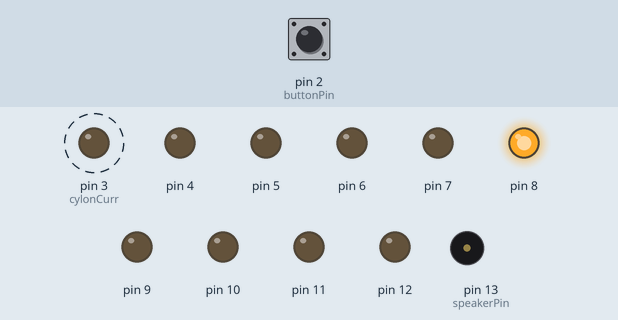
A sketch run on a simulated Arduino Uno, built with avr-gcc and run on an emulated ATmega328P. Shown: output pins drawn as LEDs (lit = HIGH), buzzer (waves = sounding). Dashed ring = blinking. Inputs (shaded band) come from the test bench; at power-on: pin 2 (buttonPin) LOW.

Above: at 1.2 s.
1.3 s: pin 2 (buttonPin) pulled HIGH for 0.15 s
At 3.7 s:
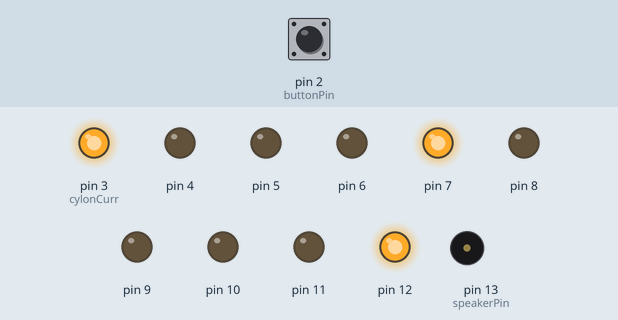
4.4 s: pin 2 (buttonPin) pulled HIGH for 1 s
At 5.1 s:
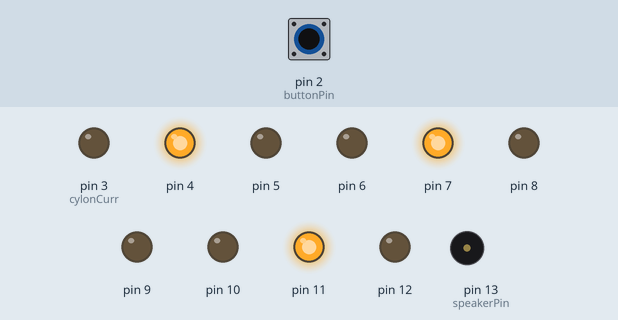
8.4 s: pin 2 (buttonPin) pulled HIGH for 0.15 s
At 9.6 s:
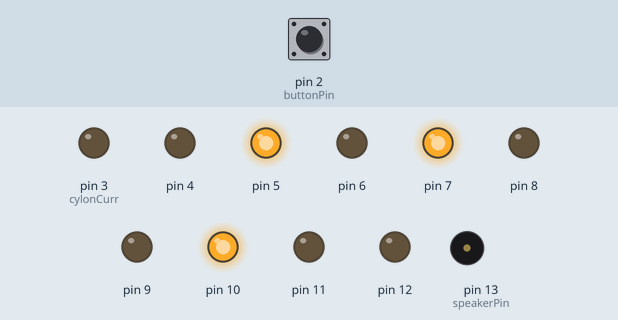
11.5 s: pin 2 (buttonPin) pulled HIGH for 3.2 s
At 12.9 s:
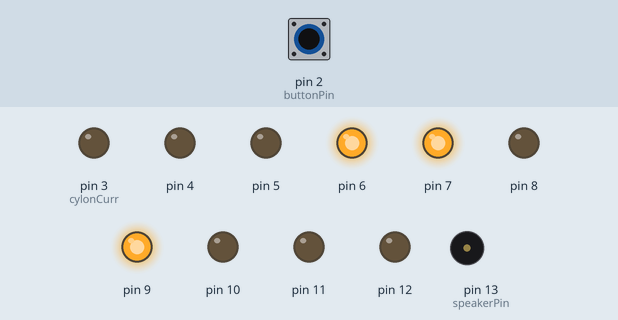
Timing chart, 0 to 22.9 s (numbered marks = the images above; inputs shaded):
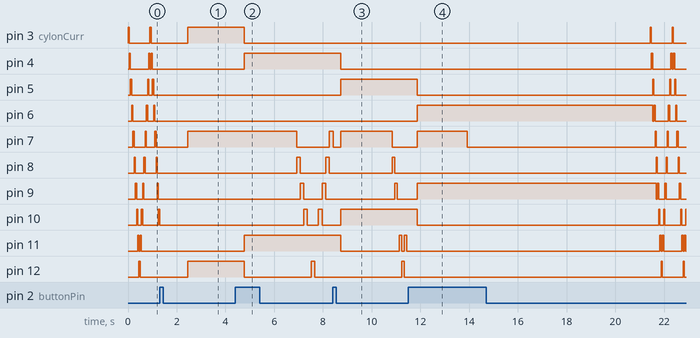

Measured:
- after the input at 1.3 s, pin 4–6, pin 8, pin 9, pin 11: stops changing and stays LOW; pin 10: goes on until 1.3 s, then stays LOW; tone on pin 13 (speakerPin): plays 247 Hz for 0.13 s, 262 Hz for 0.13 s, 294 Hz for 0.13 s, 330 Hz for 0.50 s, starting at once
- after the input at 4.4 s, pin 3 (cylonCurr): HIGH → LOW after 0.37 s; pin 5, pin 6: stops changing and stays LOW; pin 12: HIGH → LOW after 0.37 s, → HIGH 2.8 s later, → LOW 0.15 s later
- after the input at 8.4 s, pin 3 (cylonCurr): stays LOW (without the input it goes to HIGH after 0.47 s); pin 4: HIGH → LOW after 0.34 s; pin 6: stops changing and stays LOW; pin 11: goes LOW 2.4 s, HIGH 0.10 s, LOW 0.10 s, HIGH 0.10 s, then LOW, starting after 0.34 s
- after the input at 11.5 s, pin 3 (cylonCurr): alternates HIGH for 0.05 s and LOW for 0.85 s, starting after 9.9 s; pin 5: goes LOW 9.7 s, HIGH 0.05 s, LOW 0.65 s, HIGH 0.05 s, LOW 0.15 s, HIGH 0.05 s, then LOW, starting after 0.37 s; pin 12: alternates HIGH for 0.05 s and LOW for 0.85 s, starting after 10.4 s
- by itself, pin 11: alternates HIGH for 0.05 s and LOW for 0.05 s, 4 changes in all, then stays LOW

The sketch:

CylonGame.ino
```cpp
#include "pitches.h"

// Mario flag song
int winMelody[] = {
  NOTE_G3, NOTE_C4, NOTE_E4, NOTE_G4, NOTE_C5, NOTE_E5, NOTE_G5, NOTE_E5,
  NOTE_GS3, NOTE_C4, NOTE_DS4, NOTE_GS4, NOTE_C5, NOTE_DS5, NOTE_GS5, NOTE_DS5,
  NOTE_AS3, NOTE_D4, NOTE_F4, NOTE_AS4, NOTE_D5, NOTE_F5, NOTE_AS5, NOTE_AS5, NOTE_AS5, NOTE_AS5, NOTE_C6, 0
};

// Durations of Mario flag song
int winDurations[] = {
  8, 8, 8, 8, 8, 8, 3, 3,
  8, 8, 8, 8, 8, 8, 3, 3,
  8, 8, 8, 8, 8, 8, 3, 8, 8, 8, 1, 2
};

// Up level music
int upLevelMelody[] = {
  NOTE_F4, NOTE_G4
};
int upLevelDurations[] = {
  8, 8
};

// Beginning music
int beginMelody[] = {
  NOTE_B3, NOTE_C4, NOTE_D4, NOTE_E4, NOTE_F4
};
int beginDurations[] = {
  8, 8, 8, 2
};

// Losing music
int loseMelody[] = {
  NOTE_AS3, NOTE_A3, NOTE_GS3, NOTE_G3, 0
};
int loseDurations[] = {
  4, 4, 4, 1, 2
};

// gameState
// 0 = starting position
// 1 = game running
// 2 = game won
// 3 = game lost
int gameState = 0;

const int speakerPin = 13;
const int buttonPin = 2;
int buttonState = 0;

const int cylonStart = 7;
const int cylonStartDir = 1;
const int highest = 12;
const int lowest = 3;
int cylonCurr = 3;
int cylonDir = 1;
int cylonSpeed = 50;
int level = 0;
int lowLimit = 2;
int highLimit = 13;

void setup() {
  pinMode(buttonPin, INPUT);
  pinMode(3, OUTPUT);
  pinMode(4, OUTPUT);
  pinMode(5, OUTPUT);
  pinMode(6, OUTPUT);
  pinMode(7, OUTPUT);
  pinMode(8, OUTPUT);
  pinMode(9, OUTPUT);
  pinMode(10, OUTPUT);
  pinMode(11, OUTPUT);
  pinMode(12, OUTPUT);
}

void loop() {
  switch(gameState) {
     case 0: // Starting position
       moveCylon();

       // Read button state
       buttonState = getButtonState();
       if (buttonState == HIGH) {
         gameState = 1;
         lowLimit = 2;
         highLimit = 13;
         cylonSpeed = 250;
         playMusic(1, 5);
         raiseLevel();
       }
       break;
     case 1: // Game running
       buttonState = getButtonState();
       if (buttonState == HIGH && cylonCurr < highLimit && cylonCurr > lowLimit && isGameWon()) {
         gameState = 2;
       } else if (buttonState == HIGH && cylonCurr < highLimit && cylonCurr > lowLimit) {
         playMusic(4, 2);
         raiseLevel();
       } else if (buttonState == HIGH && (cylonCurr >= highLimit || cylonCurr <= lowLimit)) {
         gameState = 3;
       } else {
         gameState = 1;
       }

       if (gameState == 1) {
         moveCylon();

         digitalWrite(lowLimit, HIGH);
         digitalWrite(highLimit, HIGH);
       }
       break;
     case 2: // Game won
       playMusic(2, 28);
       gameState = 0;
       resetVariables();
       break;
     case 3: // Game lost
       playMusic(3, 5);
       gameState = 0;
       resetVariables();
       break;
  }
}

void playMusic(int toPlay, int sizeOfArray) {
  int *melodyArr;
  int *durationArr;
  switch (toPlay) {
    case 1:
      melodyArr = beginMelody;
      durationArr = beginDurations;
      break;
    case 2:
      melodyArr = winMelody;
      durationArr = winDurations;
      break;
    case 3:
      melodyArr = loseMelody;
      durationArr = loseDurations;
      break;
    case 4:
      melodyArr = upLevelMelody;
      durationArr = upLevelDurations;
  }
  for (int currNote = 0; currNote < sizeOfArray; currNote++) {
    int noteDuration = 1000 / durationArr[currNote];
    tone(speakerPin, melodyArr[currNote], noteDuration);
    int pauseBetweenNotes = noteDuration * 1.30;
    delay(pauseBetweenNotes);
    noTone(speakerPin);
  }
}

int getButtonState() {
  return digitalRead(buttonPin);
}

boolean isGameWon() {
  return (level == 4);
}

void moveCylon() {
   digitalWrite(cylonCurr, HIGH);
   if (cylonCurr == highest) {
     cylonDir = -1;
     if (gameState == 1) tone(speakerPin, NOTE_C3, 50);
   }
   else if (cylonCurr == lowest) {
     cylonDir = 1;
     if (gameState == 1) tone(speakerPin, NOTE_C3, 50);
   }
   cylonCurr += cylonDir;
   delay(cylonSpeed);
   digitalWrite(cylonCurr - 1, LOW);
   digitalWrite(cylonCurr + 1, LOW);
}

void raiseLevel() {
  lowLimit++;
  highLimit--;
  level++;
  cylonCurr = cylonStart;
  cylonDir = cylonStartDir;
  cylonSpeed -= 50;
  digitalWrite(lowLimit - 1, LOW);
  digitalWrite(highLimit + 1, LOW);
  digitalWrite(lowLimit, HIGH);
  digitalWrite(highLimit, HIGH);
  digitalWrite(cylonCurr, HIGH);
  delay(2000);
}

void resetVariables() {
  cylonCurr = 3;
  cylonDir = 1;
  cylonSpeed = 50;
  level = 0;
  lowLimit = 2;
  highLimit = 13;
}
```

pitches.h
```cpp
/*************************************************
 * Public Constants
 * Taken from http://arduino.cc/en/Tutorial/Tone
 *************************************************/

#define NOTE_B0  31
#define NOTE_C1  33
#define NOTE_CS1 35
#define NOTE_D1  37
#define NOTE_DS1 39
#define NOTE_E1  41
#define NOTE_F1  44
#define NOTE_FS1 46
#define NOTE_G1  49
#define NOTE_GS1 52
#define NOTE_A1  55
#define NOTE_AS1 58
#define NOTE_B1  62
#define NOTE_C2  65
#define NOTE_CS2 69
#define NOTE_D2  73
#define NOTE_DS2 78
#define NOTE_E2  82
#define NOTE_F2  87
#define NOTE_FS2 93
#define NOTE_G2  98
#define NOTE_GS2 104
#define NOTE_A2  110
#define NOTE_AS2 117
#define NOTE_B2  123
#define NOTE_C3  131
#define NOTE_CS3 139
#define NOTE_D3  147
#define NOTE_DS3 156
#define NOTE_E3  165
#define NOTE_F3  175
#define NOTE_FS3 185
#define NOTE_G3  196
#define NOTE_GS3 208
#define NOTE_A3  220
#define NOTE_AS3 233
#define NOTE_B3  247
#define NOTE_C4  262
#define NOTE_CS4 277
#define NOTE_D4  294
#define NOTE_DS4 311
#define NOTE_E4  330
#define NOTE_F4  349
#define NOTE_FS4 370
#define NOTE_G4  392
#define NOTE_GS4 415
#define NOTE_A4  440
#define NOTE_AS4 466
#define NOTE_B4  494
#define NOTE_C5  523
#define NOTE_CS5 554
#define NOTE_D5  587
#define NOTE_DS5 622
#define NOTE_E5  659
#define NOTE_F5  698
#define NOTE_FS5 740
#define NOTE_G5  784
#define NOTE_GS5 831
#define NOTE_A5  880
#define NOTE_AS5 932
#define NOTE_B5  988
#define NOTE_C6  1047
#define NOTE_CS6 1109
#define NOTE_D6  1175
#define NOTE_DS6 1245
#define NOTE_E6  1319
#define NOTE_F6  1397
#define NOTE_FS6 1480
#define NOTE_G6  1568
#define NOTE_GS6 1661
#define NOTE_A6  1760
#define NOTE_AS6 1865
#define NOTE_B6  1976
#define NOTE_C7  2093
#define NOTE_CS7 2217
#define NOTE_D7  2349
#define NOTE_DS7 2489
#define NOTE_E7  2637
#define NOTE_F7  2794
#define NOTE_FS7 2960
#define NOTE_G7  3136
#define NOTE_GS7 3322
#define NOTE_A7  3520
#define NOTE_AS7 3729
#define NOTE_B7  3951
#define NOTE_C8  4186
#define NOTE_CS8 4435
#define NOTE_D8  4699
#define NOTE_DS8 4978
```
